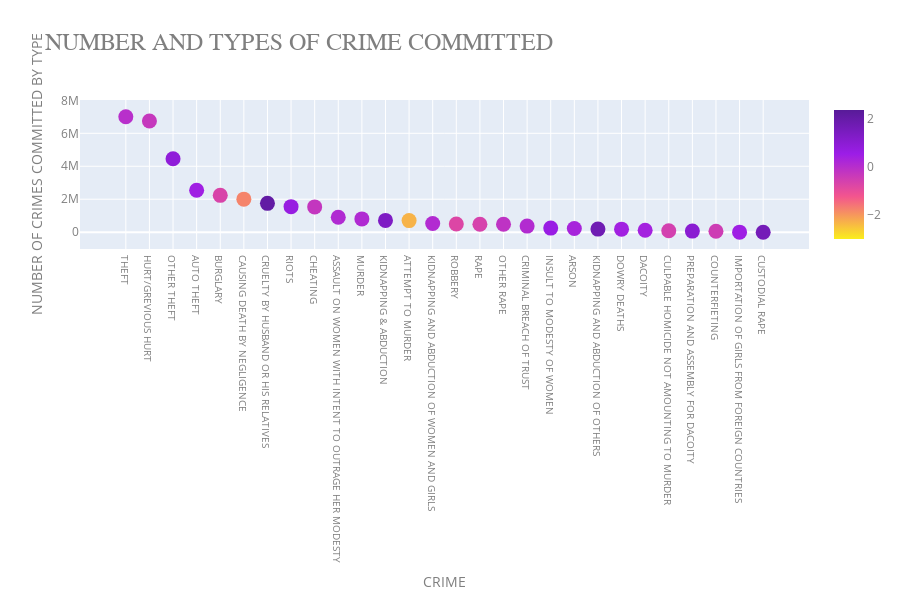

Here is the notebook cell this chart was saved with:
### Code cell
configure_plotly_browser_state()
colorscale = [[0, '#FAEE1C'], [0.33, '#F3558E'], [0.66, '#9C1DE7'], [1, '#581B98']] 
tracel = {
    'data':[go.Scatter(
    x = temp['Crime'],
    y = temp['Total'],
    mode='markers', 
    marker=dict(
        size=15,
        color =np.random.randn(500), 
        colorscale=colorscale,
        showscale=True
        
    )
    )],
    'layout': { 
        'title':'NUMBER AND TYPES OF CRIME COMMITTED',
        'titlefont':dict(size=24,family='Courier New, monospace'),
        'height':600,
        'margin':go.layout.Margin(b=200),
        'xaxis':dict(title='CRIME',tickfont=dict(size=10)),
        'yaxis':dict(title='NUMBER OF CRIMES COMMITTED BY TYPE'), 
        'font':dict(size=12, color='#7f7f7f') 
    }
}
iplot(tracel)

### Figure 1 — Plotly figure (JSON) as saved in the notebook; plotly's stock layout.template omitted (floating-point values rounded to 4 significant figures; data arrays with more than 128 entries replaced by an {"elided": "..."} marker saying what was removed)
{"data": [{"marker": {"color": {"elided": "500 float values"}, "size": 15, "showscale": true, "colorscale": [[0, "#FAEE1C"], [0.33, "#F3558E"], [0.66, "#9C1DE7"], [1, "#581B98"]]}, "x": ["THEFT", "HURT/GREVIOUS HURT", "OTHER THEFT", "AUTO THEFT", "BURGLARY", "CAUSING DEATH BY NEGLIGENCE", "CRUELTY BY HUSBAND OR HIS RELATIVES", "RIOTS", "CHEATING", "ASSAULT ON WOMEN WITH INTENT TO OUTRAGE HER MODESTY", "MURDER", "KIDNAPPING & ABDUCTION", "ATTEMPT TO MURDER", "KIDNAPPING AND ABDUCTION OF WOMEN AND GIRLS", "ROBBERY", "RAPE", "OTHER RAPE", "CRIMINAL BREACH OF TRUST", "INSULT TO MODESTY OF WOMEN", "ARSON", "KIDNAPPING AND ABDUCTION OF OTHERS", "DOWRY DEATHS", "DACOITY", "CULPABLE HOMICIDE NOT AMOUNTING TO MURDER", "PREPARATION AND ASSEMBLY FOR DACOITY", "COUNTERFIETING", "IMPORTATION OF GIRLS FROM FOREIGN COUNTRIES", "CUSTODIAL RAPE"], "type": "scatter", "mode": "markers", "y": [7001060, 6743752, 4460320, 2540740, 2234678, 2003728, 1750402, 1549854, 1535194, 906310, 805086, 713714, 703954, 527814, 496534, 478274, 478222, 368042, 248108, 227408, 185900, 182404, 118818, 89228, 63882, 53436, 1784, 52]}], "layout": {"title": {"text": "NUMBER AND TYPES OF CRIME COMMITTED", "font": {"family": "Courier New, monospace", "size": 24}}, "yaxis": {"title": {"text": "NUMBER OF CRIMES COMMITTED BY TYPE"}}, "height": 600, "xaxis": {"tickfont": {"size": 10}, "title": {"text": "CRIME"}}, "font": {"color": "#7f7f7f", "size": 12}, "margin": {"b": 200}}}
